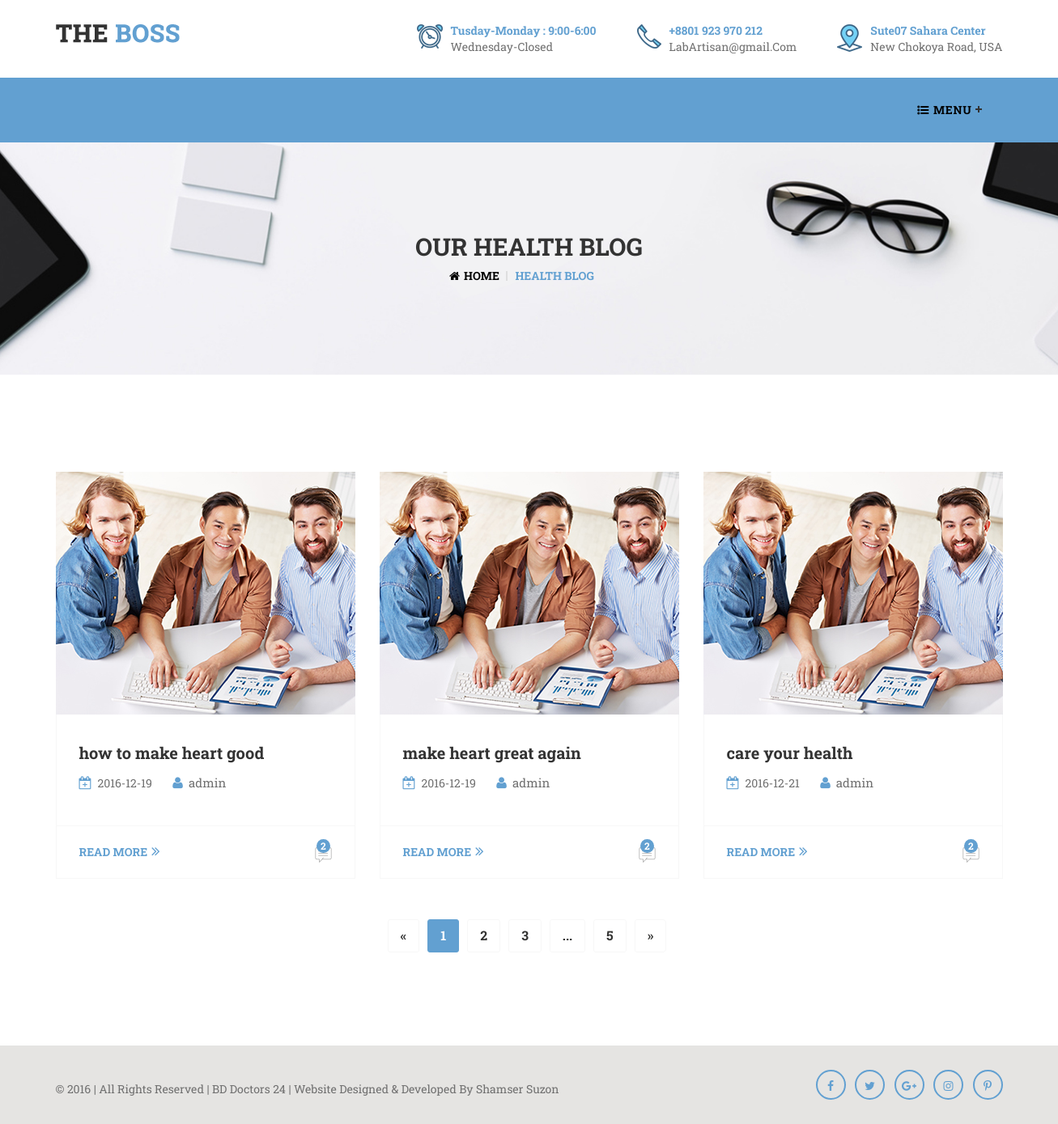
The page /all_categories.php?cg=Heart on the database its author committed.
### tables this page shows
CREATE TABLE IF NOT EXISTS `blog` (
  `id` int(10) NOT NULL AUTO_INCREMENT,
  `post_by` varchar(100) DEFAULT NULL,
  `b_title` varchar(10000) DEFAULT NULL,
  `short_note` mediumtext NOT NULL,
  `m_content` text,
  `category` varchar(100) DEFAULT NULL,
  `f_image` varchar(100) NOT NULL,
  `date` varchar(100) DEFAULT NULL,
  `time` varchar(100) DEFAULT NULL,
  PRIMARY KEY (`id`)
);

### all_categories.php (the view, shortened to what this page needs)
<!doctype html>
<html class="no-js" lang="en">
<?php include ('connection.php');
extract($_GET);
extract($_POST);
?>
<head>
        <link rel="stylesheet" href="assets/css/normalize.css">
        <link rel="stylesheet" href="assets/css/main.css">
        <link rel="stylesheet" href="assets/css/bootstrap.min.css">
		<link rel="stylesheet" href="assets/font/flaticon.css">
		<link rel="stylesheet" href="assets/css/font-awesome.min.css">
		<link rel="stylesheet" href="assets/css/camera.css">
		<link rel="stylesheet" href="assets/css/animate.css">
		<link rel="stylesheet" href="assets/css/jquery.fancybox.css">
		<link rel="stylesheet" href="assets/css/swiper.min.css" />
		<link rel="stylesheet" href="assets/css/jquery.nstSlider.css" />
		<link rel="stylesheet" href="assets/css/flexslider.css" />
		<link rel="stylesheet" href="assets/css/style.css" />
		<link rel="stylesheet" href="assets/css/responsive.css" />
    </head>
    <body>
		<header>
			<?php include ('header.php'); ?>
		</header>
		<section class="breadcrumb-section section">
			<div class="container">
				<div class="breadcrumb-area">
					<h2 class="breadcrumb-title">our Health Blog</h2>
					<ul class="breadcrumb-ul">
					  <li><a href="#">Home</a></li>
					  <li class="active-breadcrumb">Health Blog</li>
					</ul>
				</div>
			</div>
		</section>
		<section class="section home-blog-section single-blog-page">
			<div class="container">
				<div class="row">
					<div class="row">
                        <?php
                        $sql="select * from blog WHERE category='$cg'";
                        $result=mysqli_query($con,$sql);
                        while ($row=mysqli_fetch_array($result)) {?>
                            <div class="col-sm-4 col-xs-12">
                                <div class="single-blog-box">
                                    <div class="single-blog-box-img">
                                        <a href="blog-single-page.php?id=<?php echo $row['id']?>"><img src="images/home-blog-one.jpg" alt=""/></a>
                                    </div>
                                    <div class="blog-content">
                                        <h3><a href="blog-single-page.php?id=<?php echo $row['id']?>"><?php echo $row['b_title']?></a></h3>
                                        <div class="post-meta">
                                            <span><i class="fa fa-calendar-plus-o" aria-hidden="true"></i><?php echo $row['date']?></span>
                                            <span><i class="fa fa-user" aria-hidden="true"></i><a
                                                        href="#"><?php echo $row['post_by']?></a></span>
                                        </div>
                                    </div>
                                    <div class="read-more-box">
                                        <a href="blog-single-page.php?id=<?php echo $row['id']?>" class="read-more">read more<i
                                                    class="fa fa-angle-double-right" aria-hidden="true"></i></a>
                                        <div class="comment-count">
                                            <span class="comment-number">2</span>
                                            <span class="flaticon-interface"></span>
                                        </div>
                                    </div>
                                </div>
                            </div>
                            <?php
                        }
                        ?>
                    </div>
				<div class="row">
					<div class="pagination-div">
						<ul class="pagination">
							<li class="disabled"><a href="#" aria-label="Previous"><span aria-hidden="true">&laquo;</span></a></li>
							<li class="active"><a href="#">1</a></li>
							<li><a href="#">2</a></li>
							<li><a href="#">3</a></li>
							<li><a href="#" class="pagination-dot-dot">...</a></li>
							<li><a href="#">5</a></li>
							<li><a href="#" aria-label="Next"><span aria-hidden="true">»</span></a></li>
						</ul>
					</div>
				</div>
				</div>
			</div>
		</section>
			<div class="footer-bottom">
				<div class="container">
					<div class="row">
						<div class="copyright-text">
							<p>&copy; 2016 | All Rights Reserved | <a href="index.html">BD Doctors 24</a> | Website Designed & Developed By <a target="_blank" href="http://shamsersindex.com/">Shamser Suzon</a></p>
						</div>
						<div class="social-icon">
							<ul>
								<li><a href="#"><i class="fa fa-facebook" aria-hidden="true"></i></a></li>
								<li><a href="#"><i class="fa fa-twitter" aria-hidden="true"></i></a></li>
								<li><a href="#"><i class="fa fa-google-plus" aria-hidden="true"></i></a></li>
								<li><a href="#"><i class="fa fa-instagram" aria-hidden="true"></i></a></li>
								<li><a href="#"><i class="fa fa-pinterest-p" aria-hidden="true"></i></a></li>
							</ul>
						</div>
					</div>
				</div>
			</div>
    </body>
</html>

### assets/css/main.css (style rules this page uses)
html { color: #222; font-size: 16px; line-height: 1.4; }
audio, canvas, iframe, img, svg, video { vertical-align: middle; }

### rows shown on the page
blog: b_title "how to make heart good", date "2016-12-19", post_by "admin"
blog: b_title "make heart great again", date "2016-12-19", post_by "admin"
blog: b_title "care your health", date "2016-12-21", post_by "admin"
